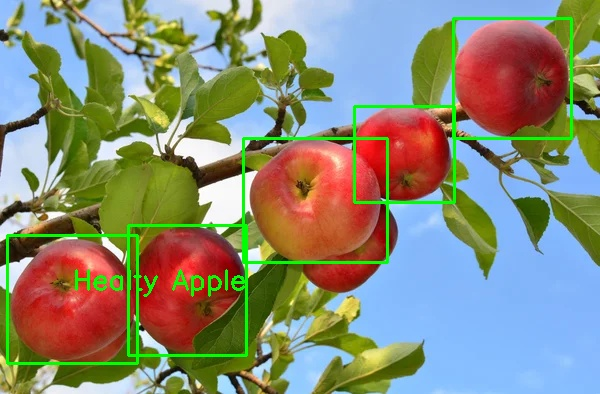

The Python source for this figure:
import cv2
import requests
import matplotlib.pyplot as plt

# Recover the model
ROBOFLOW_API_KEY = "vV7dnPsE0Xx1xol0oZjx"
MODEL_ID = "apple-fruit-ajaxe-a17eg"
VERSION = "1"

# Model URL
url = f"https://detect.roboflow.com/{MODEL_ID}/{VERSION}?api_key={ROBOFLOW_API_KEY}"

# Загрузить изображение
image_path = "pomme2.jpg"
image = cv2.imread(image_path)

# Проверьте правильность загрузки изображения
if image is None:
    raise ValueError("Erreur : Unable to load image. Check file path.")

# Преобразование в формат, используемый API
_, img_encoded = cv2.imencode(".jpg", image)
files = {"file": img_encoded.tobytes()}

# Отправить в Roboflow и получить результаты
response = requests.post(url, files=files)
detections = response.json()
print(detections)

# Проектирование коробок обнаружения
for detection in detections["predictions"]:
    x, y, width, height = detection["x"], detection["y"], detection["width"], detection["height"]

    # Проверьте размеры изображения
    print(image.shape)

    # Дизайн коробок и этикетки
    cv2.rectangle(image,
                  (int(x - width // 2), int(y - height // 2)),
                  (int(x + width // 2), int(y + height // 2)),
                  (0, 255, 0), 2)

    cv2.putText(image, detection["class"], (int(x), int(y) - 10), cv2.FONT_HERSHEY_SIMPLEX, 0.9, (0, 255, 0), 2)

#  Решение 1 - Используйте Matplotlib для отображения изображения
image_rgb = cv2.cvtColor(image, cv2.COLOR_BGR2RGB)  # Преобразование BGR → RGB
plt.figure(figsize=(8,6))
plt.imshow(image_rgb)
plt.axis("off")
plt.title("Apple detection")
plt.show()

# Решение 2 - правильная запись изображения
cv2.imwrite("detection_result.jpg", image)
print("The image is saved under the name 'detection_result.jpg', results.")
